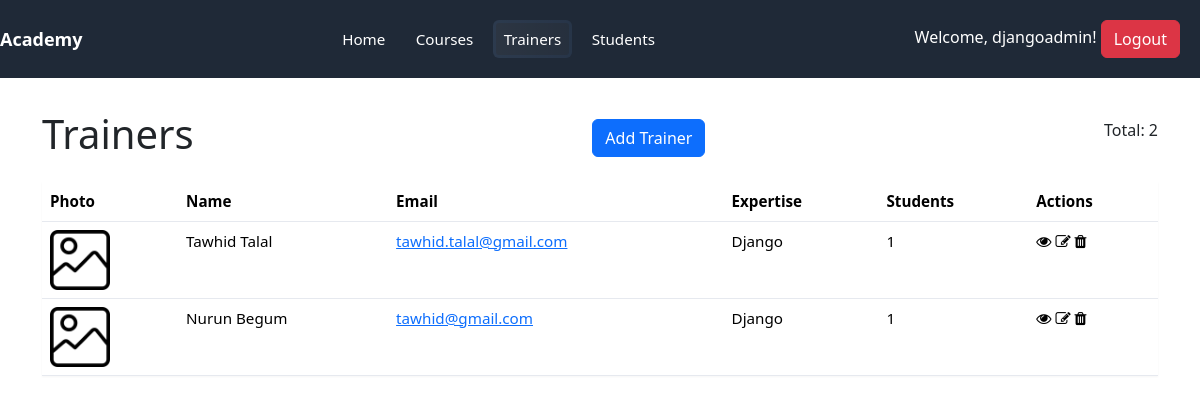
The page /academy/trainers/ (signed in) on the database its author committed.
### academy/models.py (models this page shows, shortened)
class Trainer(models.Model):
    first_name = models.CharField(max_length=100)
    last_name = models.CharField(max_length=100)
    email = models.EmailField(unique=True)
    expertise = models.CharField(max_length=200)
    trainer_photo = models.ImageField(upload_to='trainer_photos/', default='default.png')
    def full_name(self):
        return f"{self.first_name} {self.last_name}"

### academy/views.py (the view)
# urls.py: path('trainers/', views.trainers, name='trainers'),
@login_required
def trainers(request):
    trainers= Trainer.objects.all()
    context = {
        'trainers': trainers
    }
    return render(request, 'academy/trainers.html', context)

### templates/academy/trainers.html (shortened to what this page needs)
{% load static %}
<!DOCTYPE html>
<html lang="en">
<head>
  <link rel="stylesheet" href="{% static 'css/style.css' %}">
  <link
    href="https://cdn.jsdelivr.net/npm/bootstrap@5.3.8/dist/css/bootstrap.min.css"
    rel="stylesheet"
/>
  <link rel="stylesheet" href="https://cdnjs.cloudflare.com/ajax/libs/font-awesome/4.7.0/css/font-awesome.min.css">
</head>
<body>
    {% include 'navbar.html' %}
  <div class="container">
    <div class="heading" style="display:flex;justify-content:space-between;align-items:center;margin-bottom:1rem;">
      <h1>Trainers</h1>
      {% if perms.academy.add_trainer %}
      <a href="{% url 'academy:trainer_add' %}" class="btn btn-primary">Add Trainer</a>
      {% endif %}
      <p>Total: {{ trainers.count }}</p>
    </div>
    <table class="table" aria-label="Trainers table">
      <thead>
        <tr>
          <th>Photo</th>
          <th>Name</th>
          <th>Email</th>
          <th>Expertise</th>
          <th>Students</th>
          <th>Actions</th>
        </tr>
      </thead>
      <tbody>
        {% for trainer in trainers %}
          <tr>
            <td>
              {% if trainer.trainer_photo %}
                <img src="{{ trainer.trainer_photo.url }}" alt="{{ trainer.full_name }}" class="thumb">
              {% else %}
                <div style="width:80px;height:80px;background:#f3f4f6;border-radius:6px;display:inline-block"></div>
              {% endif %}
            </td>
            <td>{{ trainer.first_name }} {{ trainer.last_name }}</td>
            <td><a href="mailto:{{ trainer.email }}">{{ trainer.email }}</a></td>
            <td>{{ trainer.expertise }}</td>
            <td>{{ trainer.students.count }}</td>
            <td>
              <a href="{% url 'academy:trainer_detail' trainer.id %}" style="color: black;"><i class="fa fa-eye"></i></a>
              {% if perms.academy.change_trainer %}
              <a href="{% url 'academy:trainer_edit' trainer.id %}" style="color: black;"><i class="fa fa-edit"></i></a>
              {% endif %}
              {% if perms.academy.delete_trainer %}
              <a href="{% url 'academy:trainer_delete' trainer.id %}" style="color: black;"><i class="fa fa-trash"></i></a>
              {% endif %}
            </td>
          </tr>
        {% empty %}
          <tr>
            <td colspan="6">No trainers found.</td>
          </tr>
        {% endfor %}
      </tbody>
    </table>
  </div>
</body>
</html>

### templates/navbar.html
{% load static %}
<nav class="nav" role="navigation" aria-label="Main navigation">
  <div class="brand">Academy</div>
  <div class="nav-links">
    <a href="{% url 'home' %}" title="Home"
       {% if request.resolver_match and request.resolver_match.url_name == 'home' %}class="active"{% endif %}>
      Home
    </a>
    <a href="{% url 'academy:courses' %}" title="Courses"
       {% if request.resolver_match and request.resolver_match.namespace == 'academy' and request.resolver_match.url_name == 'courses' %}class="active"{% endif %}>
      Courses
    </a>
    <a href="{% url 'academy:trainers' %}" title="Trainers"
       {% if request.resolver_match and request.resolver_match.namespace == 'academy' and request.resolver_match.url_name == 'trainers' %}class="active"{% endif %}>
      Trainers
    </a>
    <a href="{% url 'academy:students' %}" title="Students"
       {% if request.resolver_match and request.resolver_match.namespace == 'academy' and request.resolver_match.url_name == 'students' %}class="active"{% endif %}>
      Students
    </a>
  </div>
  <div>
    {% if request.user.is_authenticated %}
      <span>Welcome, {{ request.user.username }}!</span>
      <a href="{% url 'logout' %}" class="btn btn-danger">Logout</a>
    {% else %}
      <a href="{% url 'login' %}" class="btn btn-primary">Login</a> |
      <a href="{% url 'register' %}" class="btn btn-secondary">Register</a>
    {% endif %}
  </div>
</nav>

### training_portal/static/css/style.css (style rules this page uses)
:root { --nav-bg: #1f2937; --nav-text: #ffffff; --nav-accent: #3b82f6; --nav-hover: rgba(255,255,255,0.08); --container-padding: 1.25rem; }
* { box-sizing: border-box; }
body { margin: 0; font-family: -apple-system, BlinkMacSystemFont, "Segoe UI", Roboto, "Helvetica Neue", Arial; color: #111827; background: #f8fafc; }
.nav { display: flex; align-items: center; justify-content: space-between; padding: var(--container-padding); background: var(--nav-bg); color: var(--nav-text); gap: 1rem; }
.nav .brand { font-weight: 700; font-size: 1.125rem; color: var(--nav-text); text-decoration: none; }
.nav .nav-links { display: flex; gap: 0.5rem; align-items: center; }
.nav .nav-links a { color: var(--nav-text); text-decoration: none; padding: 0.45rem 0.7rem; border-radius: 6px; transition: background 150ms ease, color 150ms ease, transform 120ms ease; font-weight: 500; font-size: 0.95rem; }
.nav .nav-links a.active { background: linear-gradient(90deg, rgba(255,255,255,0.06), rgba(255,255,255,0.03)); box-shadow: 0 0 0 3px rgba(59,130,246,0.06) inset; color: var(--nav-text); }
.container { max-width: 1100px; margin: 2rem auto; padding: 0 1rem; }
.table { width: 100%; border-collapse: collapse; background: #fff; box-shadow: 0 1px 2px rgba(0,0,0,0.04); }
.table th, .table td { padding: 0.6rem 0.75rem; border-bottom: 1px solid #e6e9ef; text-align: left; font-size: 0.95rem; }
.table th { background: #f3f4f6; font-weight: 700; }
.thumb { max-width: 100px; max-height: 60px; object-fit: cover; border-radius: 4px; }
.heading { display:flex; align-items:center; justify-content:space-between; gap:1rem; margin-bottom:1rem; }

### rows shown on the page
Trainer: trainer_photo (placeholder picture), first_name "Tawhid", last_name "Talal", email "tawhid.talal@gmail.com", expertise "Django", students.count "1"
Trainer: trainer_photo (placeholder picture), first_name "Nurun", last_name "Begum", email "tawhid@gmail.com", expertise "Django", students.count "1"

### other values the page prints
{{ request.user.username }} "djangoadmin"
{{ trainers.count }} "2"
